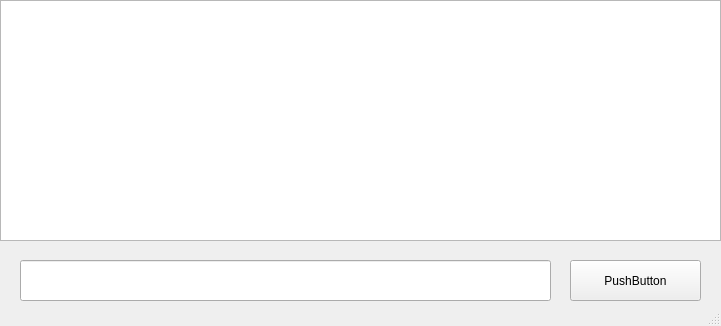
<?xml version="1.0" encoding="UTF-8"?>
<ui version="4.0">
 <class>MainWindow</class>
 <widget class="QMainWindow" name="MainWindow">
  <property name="geometry">
   <rect>
    <x>0</x>
    <y>0</y>
    <width>721</width>
    <height>326</height>
   </rect>
  </property>
  <property name="windowTitle">
   <string>MainWindow</string>
  </property>
  <widget class="QWidget" name="centralwidget">
   <widget class="QTextEdit" name="textEdit">
    <property name="geometry">
     <rect>
      <x>0</x>
      <y>0</y>
      <width>721</width>
      <height>241</height>
     </rect>
    </property>
   </widget>
   <widget class="QPushButton" name="pushButton">
    <property name="geometry">
     <rect>
      <x>570</x>
      <y>260</y>
      <width>131</width>
      <height>41</height>
     </rect>
    </property>
    <property name="text">
     <string>PushButton</string>
    </property>
   </widget>
   <widget class="QLineEdit" name="lineEdit">
    <property name="geometry">
     <rect>
      <x>20</x>
      <y>260</y>
      <width>531</width>
      <height>41</height>
     </rect>
    </property>
   </widget>
  </widget>
  <widget class="QMenuBar" name="menubar">
   <property name="geometry">
    <rect>
     <x>0</x>
     <y>0</y>
     <width>721</width>
     <height>23</height>
    </rect>
   </property>
  </widget>
  <widget class="QStatusBar" name="statusbar"/>
 </widget>
 <resources/>
 <connections/>
</ui>
